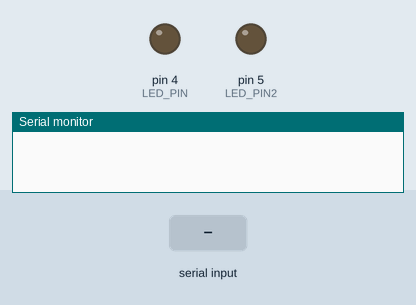
A sketch run on a simulated Arduino Leonardo, built with avr-gcc and run on an emulated ATmega32U4. Parts: output pins drawn as LEDs (lit = HIGH), the last lines printed to the serial monitor. The inputs (shaded band) are chosen by the test bench.

Above: at 1.2 s.
1.3 s: "1" received over the second serial link
At 2.7 s:
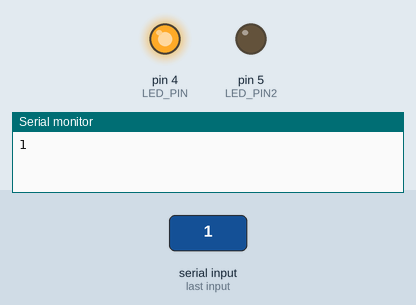
At 3.8 s:
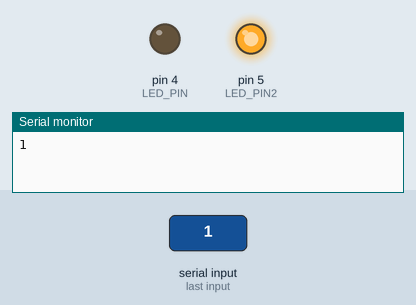
Timing chart, 0 to 5.3 s (numbered marks = the images above; inputs shaded):
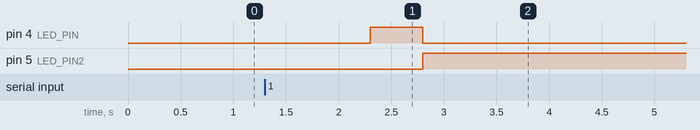

The sketch:

Drone.ino.ino
```cpp
#define LED_PIN 4  // Arduino pin 4 (tương ứng với GPIO4 / PD4 trên ATmega32U4)
#define LED_PIN2 5  // Arduino pin 4 (tương ứng với GPIO4 / PD4 trên ATmega32U4)

char mystr[10];

void setup()
{
  pinMode(LED_PIN, OUTPUT);  // cấu hình chân LED làm output
  pinMode(LED_PIN2, OUTPUT);  // cấu hình chân LED làm output
  Serial.begin(9600);
  Serial1.begin(9600);   //it was missing
}

void loop()
{

  byte n = Serial1.available();
  if (n != 0)
  {
      byte m = Serial1.readBytes(mystr,5);  //blocking code
      mystr[m] = '\0';      //you need to place null character at the end of char array
      Serial.println(mystr);
      digitalWrite(LED_PIN, HIGH);  // bật LED
      digitalWrite(LED_PIN2, LOW);  // bật LED
      delay(500);
      digitalWrite(LED_PIN, LOW);   // tắt LED
      digitalWrite(LED_PIN2, HIGH);  // bật LED
      delay(500);
  }
}
```

Measured:
- after the input at 1.3 s, pin 4 (LED_PIN): LOW → HIGH after 1.0 s, → LOW 0.50 s later; pin 5 (LED_PIN2): LOW → HIGH after 1.5 s
